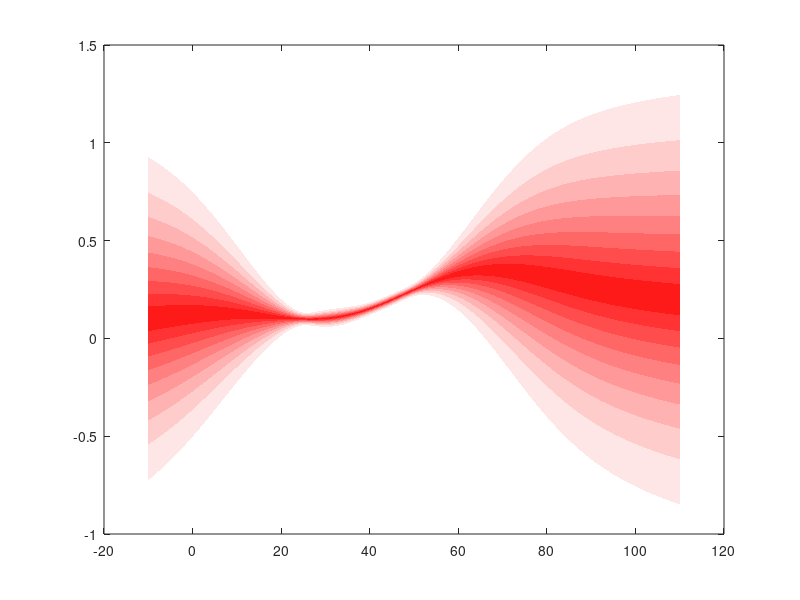

This figure's MATLAB source: (Note: this script raises an error after producing the figure.)
function gp_nice_plot
%
% A demo showing what happens if you condition on GPs.
%

addpath(genpath( '../utils' ));
close all;

seed=0;   % fixing the seed of the random generators
randn('state',seed);
rand('state',seed);

% Specify GP model.
sigma = .02;
length_scale = 405;
output_variance = 0.14;

% Make up some data
x = [ 25 80 40 50 ]';
y = [ 10 35 15 25 ]' ./100;

x(2) = [];
y(2) = [];

max_N = length(x);

% Condition on one datapoint at a time.
N = max_N

% Fill in gram matrix
K = NaN(N,N);
for j = 1:N
    for k = 1:N
        K(j,k) = kernel( x(j), x(k), length_scale, output_variance );
    end
end

% Compute inverse covariance
Kn = K + sigma^2 .* diag(ones(N, 1));

% Compute covariance with test points.
xstar = -10:1:110;
Nstar = length(xstar);
Kstar = NaN(Nstar, N);
kfull = NaN(Nstar, Nstar);
for j = 1:Nstar
    for k = 1:N
        Kstar(j,k) = kernel( xstar(j), x(k), length_scale, output_variance);
    end
    kstarstar = kernel( xstar(j), xstar(j), length_scale, output_variance);
    for k = 1:Nstar
        kfull(j,k) = kernel( xstar(j), xstar(k), length_scale, output_variance);
    end
end

% Compute posterior mean and variance.
f = (Kstar / Kn) * y(1:N);
variance = kstarstar - diag((Kstar / Kn) * Kstar');

full_variance = kfull - (Kstar / Kn) * Kstar';

% Plot posterior mean and variance.
figure;


quantiles = 0:0.05:0.5;
opacity = 0.2;


for s = quantiles
    edges = [f+norminv(s, 0, 1).*sqrt(variance); ...
     flipdim(f-norminv(s, 0, 1).*sqrt(variance),1)]; 
    hc1 = fill([xstar'; flipdim(xstar',1)], edges, color_spectrum(2*s), 'EdgeColor', 'none'); hold on;
end    

%set(gca,'Color',[0 0 0]);
%set(gcf,'Color',[0 0 0]);

%set(gcf,'BackgroundColor',[0,0,0]);
%h1 = plot( xstar, f, 'b-', 'Linewidth', 2); hold on;
%h2 = plot( x(1:N), y(1:N), 'kd', 'Linewidth', 2); hold on;


% Add axes, legend, make the plot look nice, and save it.
set_pagewidth(1);
dpi = 600;
upper = 1;
ylim( [-0.5 0.8]);
xlim( [xstar(1), xstar(end)]);

set(gca,'Layer','top')   % Show the axes again

%legend_handle = legend( [hc1 h2 ], { 'GP Posterior Uncertainty', 'Data'}, 'Location', 'SouthEast');
%set_thesis_fonts( gca, legend_handle );
set( gca, 'XTick', [] );
set( gca, 'yTick', [] );
set( gca, 'XTickLabel', '' );
set( gca, 'yTickLabel', '' );
%xlabel( '$x$' );
%ylabel( '$f(x)$\qquad' );
set(get(gca,'XLabel'),'Rotation',0,'Interpreter','latex', 'Fontsize', 16);
set(get(gca,'YLabel'),'Rotation',0,'Interpreter','latex', 'Fontsize', 16);


if 1
for n_sample = 1:20
    cur_ixs = sort(randperm(Nstar, 2));
    cur_range = cur_ixs(1):cur_ixs(2);
    sample = mvnrnd( f, full_variance, 1);
    hs = plot( xstar(cur_range), sample(cur_range), '-', 'Color', colorbrew(n_sample), 'Linewidth', 1); hold on;
    %save2pdf(sprintf('simple_sample_figures/1d_posterior_samples_%d.pdf', n_samples), gcf, dpi, true );
end
end

end

function col = color_spectrum(p)
    no_col = [1 1 1];
    full_col = [ 1 0 0 ];
    col = (1 - p)*no_col + p*full_col;
end

function d = kernel(x, y, length_scale, output_variance)
    d = output_variance * exp( - 0.5 * ( ( x - y ) .^ 2 ) ./ length_scale ) ...
      + 3.*output_variance * exp( - 0.5 * ( ( x - y ) .^ 2 ) ./ length_scale / 10 );
end

%{

xstar = 1:1:100;

X = [ 10 40 70 ]';
y = [ 4 10 8 ]';
dy = [ 0 10 0 ]';
all_obs = [ y; dy ];

scale = 100;
kernel = @(x,xp)(mvnpdf(x, xp, diag(ones(size(x,1), 1) .* scale )));
dxkernel = @(x,xp)(-(1/scale).*(x - xp) .* mvnpdf(x, xp, diag(ones(size(x,1), 1) .* scale )));
ddkernel = @(x,xp)((1/scale).*( (1/scale).*(x - xp).*(x - xp) - 1) .* mvnpdf(x, xp, diag(ones(size(x,1), 1) .* scale )));

N = numel(y);
for i = 1:N;
    for j = 1:N
        K(i,j) = kernel( X(i, : ), X(j, :));
        Kdx(i,j) = dxkernel( X(i, : ), X(j, :));
        Kdd(i,j) = ddkernel( X(i, : ), X(j, :));
    end
end

full_K = [ K Kdx; Kdx' Kdd];

for i = 1:numel(xstar)
    fstar(i) = kernel( xstar(i), X )' * inv(K) * y;
    fstar_full(i) = [kernel( xstar(i), X )' dxkernel( xstar(i), X)' ] * inv(full_K) * all_obs;
end

plot( xstar, fstar, 'k-'); hold on;
plot( xstar, fstar_full, 'b-'); hold on;
delta = 5;
for d = 1:numel(dy);
    line( [X(d) - delta, X(d) + delta], [y(d) - dy(d) * delta, y(d) + dy(d) * delta], 'Color', [1 0 0] ); hold on;
end



%}
